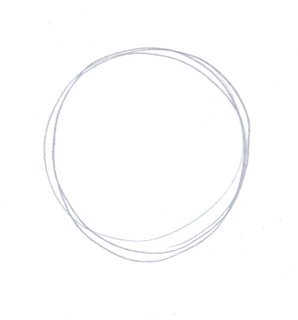
#> input picture circulo2.jpg, 298 x 320 px
$ python 'Todo junto.py'   (older library calls are emulated)
#> lines starting #> are read from the running program, lines starting #| are printed output that depends on the picture; after the words box and inside, x2 and y2 are one past the last pixel; in counts of white or black regions, pixels touching at a corner belong together
# -*- coding: utf-8 -*-
"""
Created on Mon Aug 20 15:49:13 2018

@author: USER
"""

# -*- coding: utf-8 -*-
"""
Detector de contornos

Convertir la imagen a escala de grises
Filtrar la imagen para eliminar el ruido
Aplicar el detector de bordes Canny
Buscar los contornos dentro de los bordes detectados
Dibujar dichos contornos

OPENCV: MODO BGR
MATPLOTLIB: MODO RGB

"""


import numpy as np
import cv2
from matplotlib import pyplot as plt
from skimage import color
from matplotlib.pylab import hist,show
import matplotlib.pyplot as plt
import numpy as np
import math
from matplotlib.pylab import hist,show


def find(array, treshold): # Encuentra todos las posiciones
                           # de los valores que están por encima de
                            #en umbral
            I=[] # Se guardan las posiciones en X
            J=[] # Se guardan las posiciones en y
            for (i) in range(array.shape[0]): # Se recorre la matriz
                for (j) in range(array.shape[1]):
                    if array[i,j]>treshold:
                        I+=[i,]
                        J+=[j,]
            return [I,J]
def center(I,J): # esta funcion encuentra el centro y los puntos extremos del
                 # objeto
    maxi=max(I)+1
    minj=min(J)-1
    maxj=max(J)+1
    mini=min(I)-1
    centerx=int((mini+maxi)/2)
    centery=int((minj+maxj)/2)
    return([mini, maxi, minj, maxj,centerx,centery])

def distance(array, angle): # Esta funcion evalua todas las distancias del
                            # centro a todos los puntos del dibujo
    global Creducido
    w=array.shape[0]
    h=array.shape[1]
    cx=int(w/2)
    cy=int(h/2)
    threshold=200
    j=0
    tang=math.tan(math.radians(angle))
    #print("OTRO"+str(angle))
    for (i) in range(w):

            if (angle==90): # dependiendo del angulo cambio las coordenadas
                j=i
                i=0         # singularidades de la tangente
            elif(angle==270):
                j=-i
                i=0
            elif (0<angle<90):
                j=round(tang*i) # 1er cuadrante i+ y j+
            elif(90<angle<=180):
                    i=-i       #2do cuadrante i- y j+
                    j=round(tang*i)
            elif(180<angle<270):
                    i=-i     #3er cuadrante i- y j-
                    j=round(tang*i)
            elif(270<angle<=360):
                    j=round(tang*i)  #3er cuadrante i+ y j-
            a=array[i+cx,j+cy] # se ubica el punto teniendo en cuenta el centro
            #print(i,j,a)
            if (a>threshold): # se avalua si hay pixeles
                    a=i+cx-5
                    b=i+cx+5
                    c=j+cy-5
                    d=j+cx+5
                    Creducido[a:b,c:d]=115
                    return (np.sqrt(i**2+j**2)) # se calcula la distancia

def allradius(array): # se encuentran todos los radios
    angles=list(range(0,360,2))
    radius=[]
    c=0
    for a in angles:
        try:
            radius.append(round(distance(array,a)))
        except:
            c+=1
   # print(errores)
    print("total"+str(c))
   # print(radius)
    return(radius)
#def distance2():
# Propiedades de la imagen
# img.shape, img.size, img.dtype
def properties(img):
    print("Dimensiones:  "+str(img.shape))
    print("Cantidad: "+str(img.size))
    print("Tipo de datos: "+str(img.dtype))
# Imagen origninal

# Cargamos la imagen
original = cv2.imread("circulo2.jpg")
#> original is the input picture: shape (320, 298, 3); mean B, G, R 253.4, 253.2, 253.1
#cv2.imshow("original", original)
properties(original)
#| Dimensiones:  (320, 298, 3)
#| Cantidad: 286080
#| Tipo de datos: uint8
# 1. Convertir imagen a escala de grises
gris= cv2.imread('circulo2.jpg', cv2.COLOR_BGR2GRAY)
#cv2.imshow('gris',gris)


# 2. Aplicar filtro gausiano--> con una mascara se recorre la matriz y se suaviza
gaussiana = cv2.GaussianBlur(gris, (5,5),0) #CV2.Gaussiana(Imagen, Dimensiones kernel, desviacion estandar de la gaussiana)
#cv2.imshow("suavisada", gaussiana)


# 3. Deteccion de bordes
    #3.1 Detección de bordes con Sobel--> detecta cambios de intensidad(Gradiente)
    #3.2 Supresión de píxeles fuera del borde-->solo se queda con bordes de cierto grosor
    #3.3 Aplicar umbral por histéresis--> se establecen 2 umbrales uno por max yuno minimo
#    Si el valor del píxel es mayor que el umbral máximo, el píxel se considera parte del borde.
#    Un píxel se considera que no es borde si su valor es menor que el umbral mínimo,
#    Si está entre el máximo y el mínimo, será parte del borde si está conectado con un píxel que forma ya parte del borde.

canny = cv2.Canny(gaussiana, 50, 150) #canny = cv2.Canny(imagen, umbral_minimo, umbral_maximo)
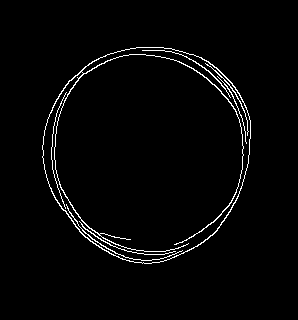
#> canny: shape (320, 298); 2.3% white in thin lines or dots, all inside (x1, y1, x2, y2) = (42, 47, 251, 264)
#cv2.imshow("canny", canny)


# 4. Se buscan y dibujan los contornos
(_, contornos,_) = cv2.findContours(canny.copy(), cv2.RETR_EXTERNAL, cv2.CHAIN_APPROX_SIMPLE)
#> contornos = 1 contour; box (x1, y1, x2, y2) and area: (42, 47, 251, 264) 34905
#cv2.imshow("cannyup", cannyup)

canvas=np.zeros_like(original[:])
cv2.drawContours(original,contornos,-1,(255,255,255), 2)
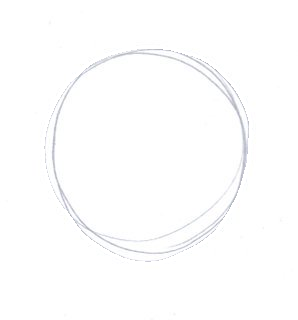
#> original: shape (320, 298, 3); 2.16% of pixels changed, all inside (x1, y1, x2, y2) = (41, 46, 252, 264)
cv2.drawContours(canvas,contornos,-1,(255,255,255), 1)
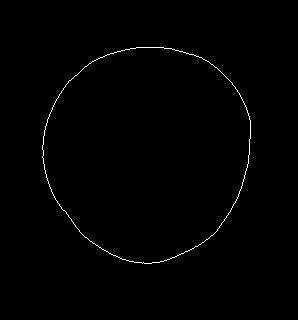
#> canvas: shape (320, 298, 3); 0.63% white in thin lines or dots, all inside (x1, y1, x2, y2) = (42, 47, 251, 264)
#cv2.imshow("contornos", canvas)

canvas = color.rgb2gray(canvas)
I,J=find(canvas,0)
#> I = 600 values from 47 to 263; J = 600 values, max 250 at index 240, min 42 at index 289, mean 147.5
rangos=center(I,J)
#> in center, `maxi=max(I)+1`: maxi = 264
#> in center, `minj=min(J)-1`: minj = 41
#> in center, `maxj=max(J)+1`: maxj = 251
#> in center, `mini=min(I)-1`: mini = 46
#> in center, `centerx=int((mini+maxi)/2)`: centerx = 155
#> in center, `centery=int((minj+maxj)/2)`: centery = 146
#> rangos = [46, 264, 41, 251, 155, 146]
Creducido=canvas[rangos[0]:rangos[1],rangos[2]:rangos[3]]
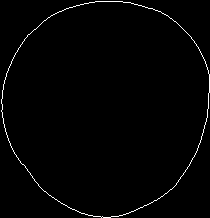
#> Creducido: shape (218, 210) float64; values 0 (black) and 1 (white), 1.3% white in thin lines or dots
plt.imshow(Creducido) # estas dos lineas de codigo permiten visualizar la imagen
plt.show()

hist(allradius(Creducido))
#> after the loop in allradius, `for a in angles:`: c = 180; radius = []
#| total180
show()

plt.imshow(Creducido) # estas dos lineas de codigo permiten visualizar la imagen
plt.show()
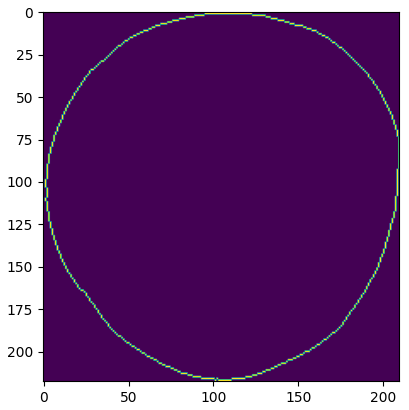
#> figure drawn by matplotlib, 1 panel

cv2.waitKey(0)
cv2.destroyAllWindows()

$ run again, with circulo.png saved as circulo2.jpg
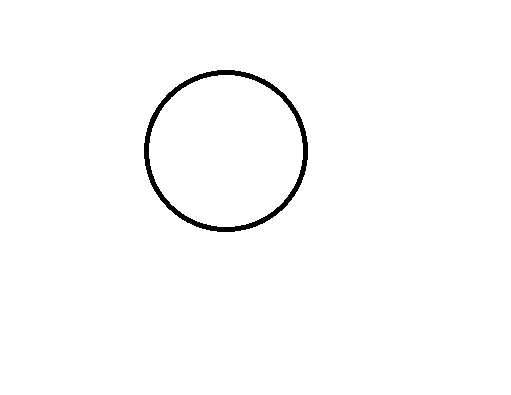
#> input picture circulo.png, 511 x 395 px
#> original is the input picture: shape (395, 511, 3); min 0, max 255, mean 251.9
#| Dimensiones:  (395, 511, 3)
#| Cantidad: 605535
#| Tipo de datos: uint8
#> `canny = cv2.Canny(gaussiana, 50, 150)`:
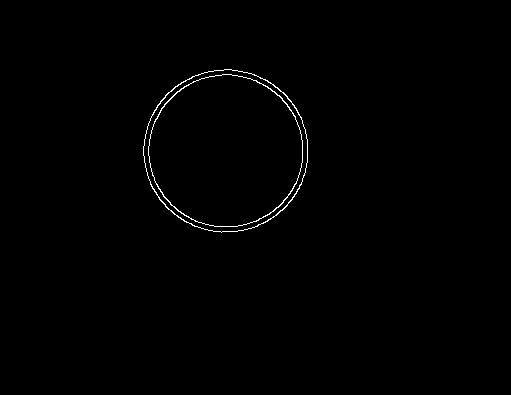
#> canny: shape (395, 511); 0.56% white in thin lines or dots, all inside (x1, y1, x2, y2) = (143, 69, 308, 233)
#> contornos = 1 contour; box (x1, y1, x2, y2) and area: (143, 69, 308, 233) 20896
#> original: shape (395, 511, 3); 0.56% of pixels changed, all inside (x1, y1, x2, y2) = (144, 68, 309, 232)
#> `I,J=find(canvas,0)`: I = 464 values from 69 to 232; J = 464 values, max 307 at index 209, min 143 at index 222, mean 225.5
#> maxi = 233
#> minj = 142
#> maxj = 308
#> mini = 68
#> centerx = 150
#> centery = 225
#> rangos = [68, 233, 142, 308, 150, 225]
#> Creducido: shape (165, 166) float64; values 0 (black) and 1 (white), 1.7% white in thin lines or dots
#> after the loop in allradius, `for a in angles:`: c = 180; radius = []
#| total180
#> `plt.show()`:
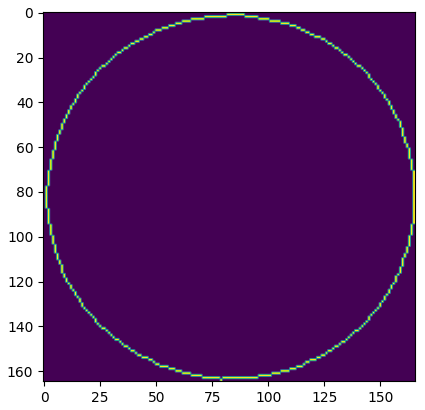
#> figure drawn by matplotlib, 1 panel
